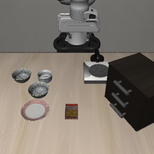
#> input picture app/assets/sample_agentview.png, 154 x 154 px, shrunk from 256 x 256 before the run, found by its file name
$ python frame_grid.py
#> lines starting #> are read from the running program, lines starting #| are printed output that depends on the picture
#> in main, bgr is the input picture: shape (154, 154, 3); mean B, G, R 110.6, 119.5, 127.8
### src/corruptions.py
"""Camera image corruptions (M1). See the contract in CLAUDE.md.

Parameters are in pixels for the 256x256 frames both SmolVLA checkpoints use.
"""

import copy

import cv2
import numpy as np

# Index is severity. Values follow docs/MVP_PLAN.md except low_light, which was tuned because the
# plan's values were clearly visible at severity 1 and nearly blank at 5 (see docs/SETUP_NOTES.md).
# Check any change with scripts/frame_grid.py.
MOTION_BLUR_LENGTH = (0, 3, 5, 9, 13, 19)
DEFOCUS_BLUR_RADIUS = (0, 1, 2, 3, 5, 7)
LOW_LIGHT_BRIGHTNESS = (1.0, 0.85, 0.65, 0.45, 0.30, 0.20)
LOW_LIGHT_GAMMA = (1.0, 1.04, 1.08, 1.12, 1.16, 1.20)
LOW_LIGHT_NOISE_SIGMA = (0, 1, 2, 3, 4, 6)
FOG_TRANSMISSION = (1.0, 0.85, 0.70, 0.55, 0.40, 0.25)
FOG_HAZE = 200

KINDS = ("none", "motion_blur", "defocus_blur", "low_light", "fog")
MAX_SEVERITY = 5


def motion_blur(frame: np.ndarray, severity: int, rng: np.random.Generator) -> np.ndarray:
    """Blur along a straight line whose angle comes from rng.

    The angle is drawn from a copy of rng, leaving rng untouched. Reusing one rng for a whole
    episode therefore gives every frame the same angle, which the contract's signature could
    not otherwise express. Use a new rng per episode to get a new angle.
    """
    angle = np.deg2rad(copy.deepcopy(rng).uniform(0.0, 180.0))
    length = MOTION_BLUR_LENGTH[severity]
    center = (length - 1) / 2
    dx, dy = center * np.cos(angle), center * np.sin(angle)
    kernel = np.zeros((length, length), dtype=np.uint8)
    start = (round(center - dx), round(center - dy))
    end = (round(center + dx), round(center + dy))
    cv2.line(kernel, start, end, 1)
    return _convolve(frame, kernel)


def defocus_blur(frame: np.ndarray, severity: int) -> np.ndarray:
    """Blur with a disk kernel, the shape an out-of-focus lens produces."""
    radius = DEFOCUS_BLUR_RADIUS[severity]
    y, x = np.ogrid[-radius : radius + 1, -radius : radius + 1]
    return _convolve(frame, x * x + y * y <= radius * radius)


def low_light(frame: np.ndarray, severity: int, rng: np.random.Generator) -> np.ndarray:
    """Darken toward black, then add noise, because sensor noise shows up after the light loss."""
    dark = (frame / 255.0 * LOW_LIGHT_BRIGHTNESS[severity]) ** LOW_LIGHT_GAMMA[severity] * 255.0
    noise = rng.normal(0.0, LOW_LIGHT_NOISE_SIGMA[severity], frame.shape)
    return _to_uint8(dark + noise)


def fog(frame: np.ndarray, severity: int) -> np.ndarray:
    """Blend toward uniform haze. This is a simplification: real fog thickens with depth."""
    transmission = FOG_TRANSMISSION[severity]
    return _to_uint8(frame * transmission + FOG_HAZE * (1.0 - transmission))


def corrupt(frame: np.ndarray, kind: str, severity: int, rng: np.random.Generator) -> np.ndarray:
    """Return a degraded copy of an HxWx3 uint8 RGB frame.

    kind: "none" | "motion_blur" | "defocus_blur" | "low_light" | "fog"
    severity: 0..5. Severity 0 (or kind "none") MUST return the input unchanged.
    Output has the same shape and dtype as the input.
    """
    if kind not in KINDS:
        raise ValueError(f"Unknown corruption {kind!r}. Expected one of {KINDS}.")
    if not 0 <= severity <= MAX_SEVERITY:
        raise ValueError(f"Severity must be 0..{MAX_SEVERITY}, got {severity}.")
    if frame.dtype != np.uint8 or frame.ndim != 3 or frame.shape[2] != 3:
        raise ValueError(f"Expected an HxWx3 uint8 frame, got {frame.shape} {frame.dtype}.")

    if kind == "none" or severity == 0:
        return frame.copy()
    if kind == "motion_blur":
        return motion_blur(frame, severity, rng)
    if kind == "defocus_blur":
        return defocus_blur(frame, severity)
    if kind == "low_light":
        return low_light(frame, severity, rng)
    return fog(frame, severity)


def _convolve(frame: np.ndarray, kernel: np.ndarray) -> np.ndarray:
    """Convolve with a kernel normalized to sum to 1, so overall brightness is preserved."""
    kernel = kernel.astype(np.float32)
    return cv2.filter2D(frame, -1, kernel / kernel.sum(), borderType=cv2.BORDER_REPLICATE)


def _to_uint8(image: np.ndarray) -> np.ndarray:
    """Round and clip a float image to uint8."""
    return np.clip(np.rint(image), 0, 255).astype(np.uint8)

### scripts/frame_grid.py
"""Write an image grid of every corruption at every severity, to check inputs before a sweep (M1)."""

import argparse
import sys
from pathlib import Path

import cv2
import numpy as np

# Running a script puts scripts/ on the path, not the repo root.
sys.path.insert(0, str(Path(__file__).resolve().parent.parent))

from src.corruptions import KINDS, MAX_SEVERITY, corrupt  # noqa: E402

LABEL_WIDTH = 130
HEADER_HEIGHT = 30
WHITE = (255, 255, 255)


def build_grid(frame: np.ndarray, seed: int) -> np.ndarray:
    """Return a grid with rows = corruption and columns = severity 0-5."""
#> called with seed = 0
    height, width = frame.shape[:2]
#> height = 154; width = 154
    header = np.full((HEADER_HEIGHT, LABEL_WIDTH + width * (MAX_SEVERITY + 1), 3), 30, np.uint8)
    for severity in range(MAX_SEVERITY + 1):
        _label(header, f"severity {severity}", LABEL_WIDTH + width * severity + 8, 21)

    rows = [header]
    for kind in KINDS:
        if kind == "none":
            continue
        label = np.full((height, LABEL_WIDTH, 3), 30, np.uint8)
        _label(label, kind, 8, height // 2)
        # A fresh rng per cell means each column shows what one episode's first frame would.
        cells = [
            corrupt(frame, kind, severity, np.random.default_rng(seed))
            for severity in range(MAX_SEVERITY + 1)
        ]
        rows.append(np.hstack([label, *cells]))
#> this loop made 5 passes
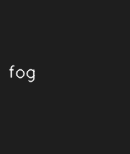
#> label: shape (154, 130, 3); min 30, max 250, mean 31
#> after the loop, rows = 5 items
    return np.vstack(rows)
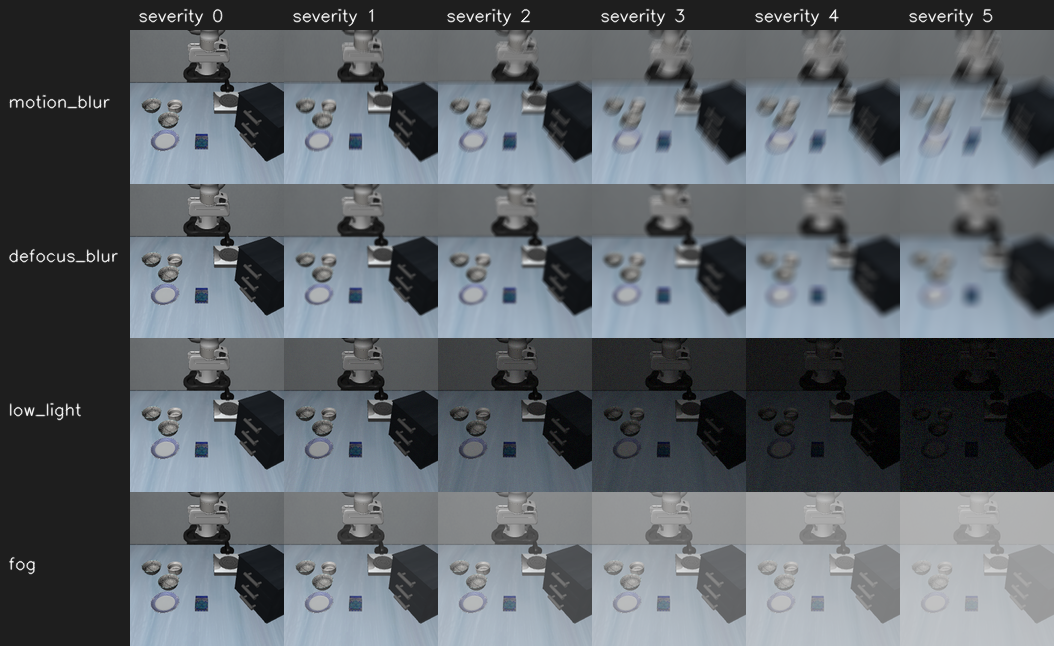
#> returned value: shape (646, 1054, 3); mean of channels 0, 1, 2 105.6, 100, 94.1; drawn as B, G, R


def _label(image: np.ndarray, text: str, x: int, y: int) -> None:
    """Draw text on an image in place."""
    cv2.putText(image, text, (x, y), cv2.FONT_HERSHEY_SIMPLEX, 0.55, WHITE, 1, cv2.LINE_AA)


def main() -> None:
    """Read one frame, build the grid, and save it."""
    p = argparse.ArgumentParser(description=__doc__)
    p.add_argument("--input", type=Path, default=Path("app/assets/sample_agentview.png"))
    p.add_argument("--output", type=Path, default=Path("results/frame_grid.png"))
    p.add_argument("--seed", type=int, default=0)
    args = p.parse_args()

    bgr = cv2.imread(str(args.input), cv2.IMREAD_COLOR)
    if bgr is None:
        sys.exit(f"Could not read an image from {args.input}")
    grid = build_grid(cv2.cvtColor(bgr, cv2.COLOR_BGR2RGB), args.seed)

    args.output.parent.mkdir(parents=True, exist_ok=True)
    cv2.imwrite(str(args.output), cv2.cvtColor(grid, cv2.COLOR_RGB2BGR))
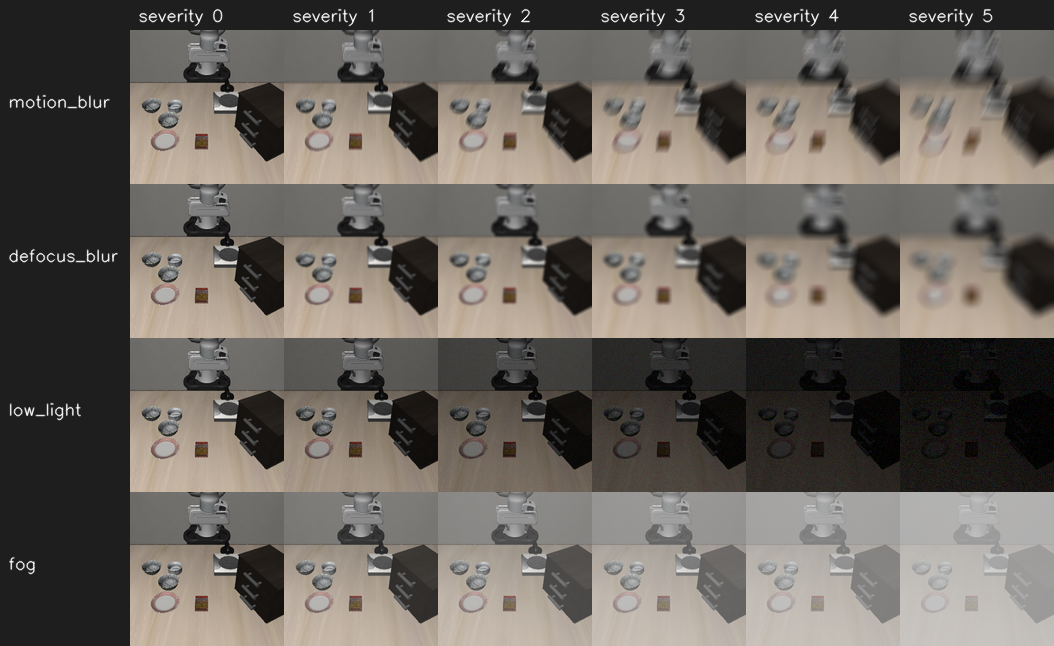
#> saved as frame_grid.png: shape (646, 1054, 3); mean B, G, R 94.1, 100, 105.6
    print(f"Wrote {args.output} ({grid.shape[1]}x{grid.shape[0]})")
#| Wrote results/frame_grid.png (1054x646)


if __name__ == "__main__":
    main()

$ run again, with app/assets/sample_wrist.png copied over app/assets/sample_agentview.png
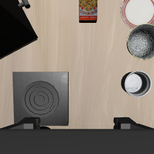
#> input picture app/assets/sample_wrist.png, 154 x 154 px, shrunk from 256 x 256 before the run, found by its file name
#> in main, bgr is the input picture: shape (154, 154, 3); mean B, G, R 114.7, 124.4, 133.8
#> the loop in build_grid, `for kind in KINDS:` made 5 passes
#> after the loop in build_grid, `for kind in KINDS:`: rows = 5 items
#> in build_grid, `return np.vstack(rows)`:
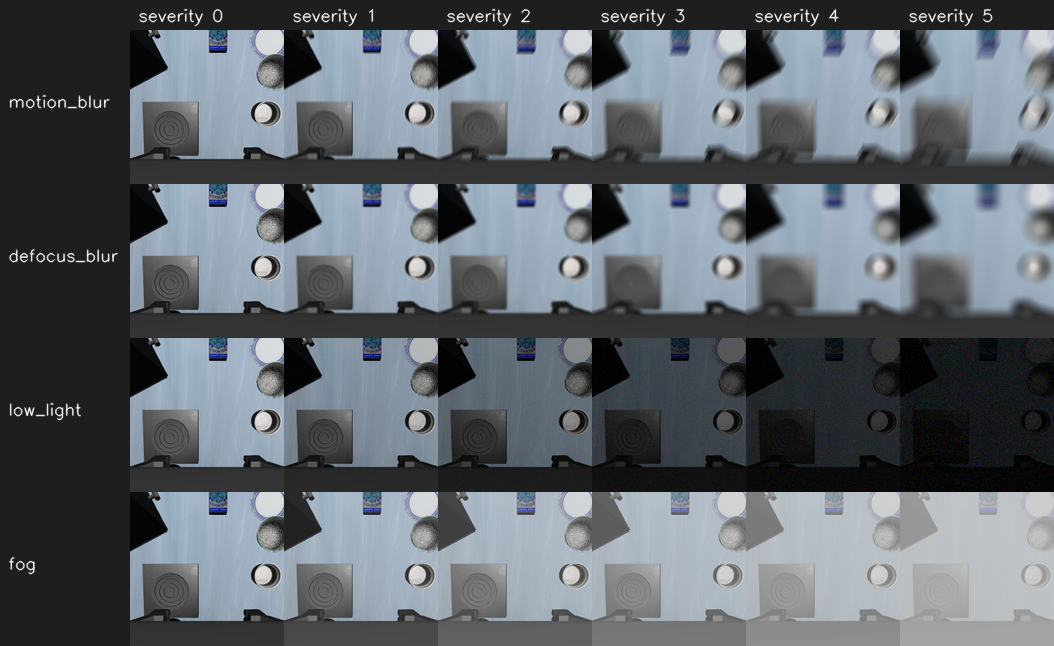
#> returned value: shape (646, 1054, 3); mean of channels 0, 1, 2 109.6, 103.3, 96.9; drawn as B, G, R
#> in main, `cv2.imwrite(str(args.output), cv2.cvtColor(grid, cv2.COLOR_RGB2BGR))`:
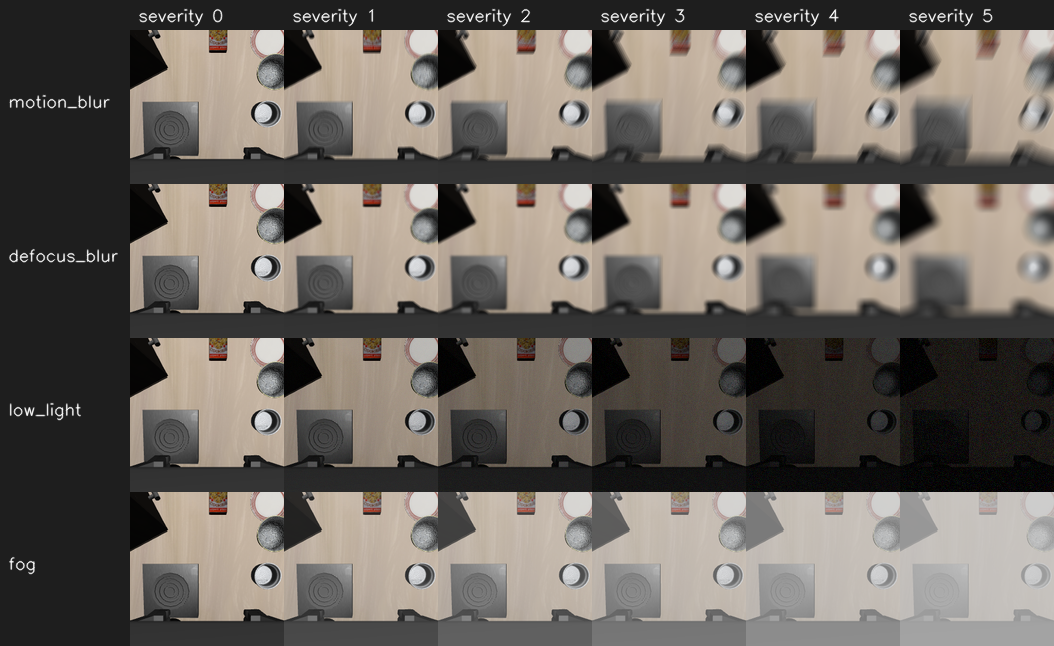
#> saved as frame_grid.png: shape (646, 1054, 3); mean B, G, R 96.9, 103.3, 109.6
#| Wrote results/frame_grid.png (1054x646)
